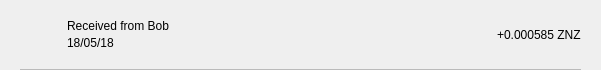
<?xml version="1.0" encoding="UTF-8"?>
<ui version="4.0">
 <class>TxRow</class>
 <widget class="QWidget" name="TxRow">
  <property name="geometry">
   <rect>
    <x>0</x>
    <y>0</y>
    <width>601</width>
    <height>70</height>
   </rect>
  </property>
  <property name="minimumSize">
   <size>
    <width>0</width>
    <height>40</height>
   </size>
  </property>
  <property name="windowTitle">
   <string>Form</string>
  </property>
  <layout class="QVBoxLayout" name="verticalLayout_3">
   <property name="spacing">
    <number>0</number>
   </property>
   <property name="leftMargin">
    <number>0</number>
   </property>
   <property name="topMargin">
    <number>0</number>
   </property>
   <property name="rightMargin">
    <number>0</number>
   </property>
   <property name="bottomMargin">
    <number>0</number>
   </property>
   <item>
    <widget class="QWidget" name="rowContainer" native="true">
     <layout class="QVBoxLayout" name="verticalLayout_2">
      <property name="spacing">
       <number>9</number>
      </property>
      <property name="leftMargin">
       <number>20</number>
      </property>
      <property name="topMargin">
       <number>9</number>
      </property>
      <property name="rightMargin">
       <number>20</number>
      </property>
      <property name="bottomMargin">
       <number>0</number>
      </property>
      <item>
       <widget class="QFrame" name="frame">
        <property name="styleSheet">
         <string notr="true">border:none;</string>
        </property>
        <property name="frameShape">
         <enum>QFrame::StyledPanel</enum>
        </property>
        <property name="frameShadow">
         <enum>QFrame::Raised</enum>
        </property>
        <layout class="QHBoxLayout" name="horizontalLayout" stretch="0,2,0">
         <property name="leftMargin">
          <number>0</number>
         </property>
         <property name="topMargin">
          <number>0</number>
         </property>
         <property name="rightMargin">
          <number>0</number>
         </property>
         <property name="bottomMargin">
          <number>0</number>
         </property>
         <item>
          <widget class="QPushButton" name="icon">
           <property name="focusPolicy">
            <enum>Qt::NoFocus</enum>
           </property>
           <property name="styleSheet">
            <string notr="true">border:none;</string>
           </property>
           <property name="text">
            <string/>
           </property>
           <property name="iconSize">
            <size>
             <width>28</width>
             <height>28</height>
            </size>
           </property>
          </widget>
         </item>
         <item>
          <layout class="QVBoxLayout" name="verticalLayout">
           <property name="spacing">
            <number>3</number>
           </property>
           <property name="leftMargin">
            <number>9</number>
           </property>
           <item>
            <widget class="QLabel" name="lblAddress">
             <property name="styleSheet">
              <string notr="true"/>
             </property>
             <property name="text">
              <string>Received from Bob</string>
             </property>
             <property name="alignment">
              <set>Qt::AlignBottom|Qt::AlignLeading|Qt::AlignLeft</set>
             </property>
            </widget>
           </item>
           <item>
            <widget class="QLabel" name="lblDate">
             <property name="styleSheet">
              <string notr="true"/>
             </property>
             <property name="text">
              <string>18/05/18</string>
             </property>
             <property name="alignment">
              <set>Qt::AlignLeading|Qt::AlignLeft|Qt::AlignTop</set>
             </property>
            </widget>
           </item>
          </layout>
         </item>
         <item>
          <widget class="QLabel" name="lblAmount">
           <property name="styleSheet">
            <string notr="true"/>
           </property>
           <property name="text">
            <string>+0.000585 ZNZ</string>
           </property>
          </widget>
         </item>
        </layout>
       </widget>
      </item>
      <item>
       <widget class="QLabel" name="lblDivisory">
        <property name="minimumSize">
         <size>
          <width>0</width>
          <height>1</height>
         </size>
        </property>
        <property name="maximumSize">
         <size>
          <width>16777215</width>
          <height>1</height>
         </size>
        </property>
        <property name="styleSheet">
         <string notr="true">background-color:#bababa;</string>
        </property>
        <property name="text">
         <string/>
        </property>
        <property name="alignment">
         <set>Qt::AlignBottom|Qt::AlignLeading|Qt::AlignLeft</set>
        </property>
       </widget>
      </item>
     </layout>
    </widget>
   </item>
  </layout>
 </widget>
 <resources/>
 <connections/>
</ui>
